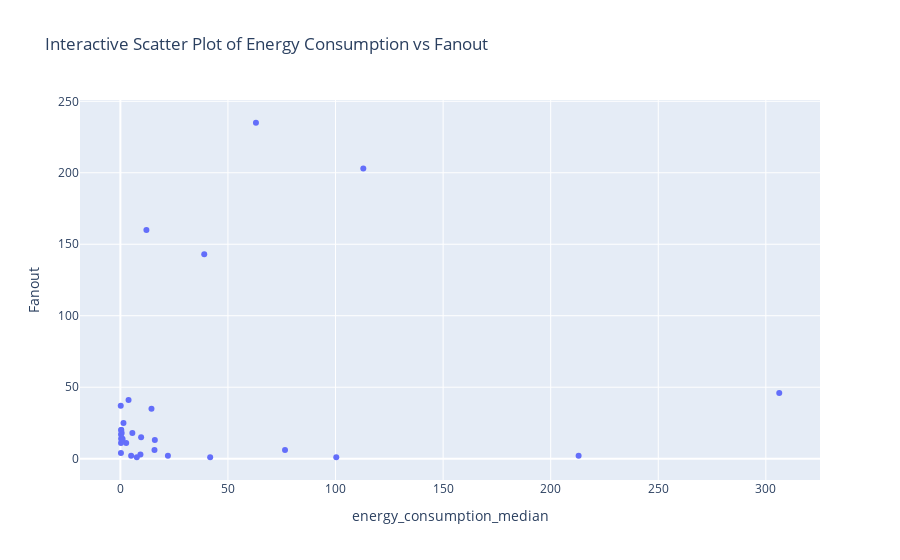

This figure's notebook cell:
### Markdown cell above
### Fanout analysis

### Code cell
import importlib
import utils2
importlib.reload(utils2)
from utils2 import *

all_project_means = mean_dict(data_spoon)
df = create_dataframe_metric_energy(data_spoon, "spoon")
scatter_plot(df)

### Figure 1 — Plotly figure (JSON) as saved in the notebook; plotly's stock layout.template omitted (floating-point values rounded to 4 significant figures)
{"data": [{"customdata": [["init/3[java.lang.String,java.lang.String[],java.util.regex.Pattern]"], ["getOrCreate/1[java.lang.String]"], ["iterator/1[T]"], ["getNextToken/1[java.lang.String]"], ["getNextToken/1[java.lang.String]"], ["fromName/1[java.lang.String]"], ["toString/0"], ["addArgument/2[java.lang.String,java.lang.String]"], ["addArgument/2[java.lang.String,java.lang.String]"], ["CtNamedPathElement/2[java.lang.String,boolean]"], ["addFirst/1[spoon.reflect.path.impl.CtPathElement]"], ["addLast/1[spoon.reflect.path.impl.CtPathElement]"], ["getFromSet/2[java.util.Collection<?>,java.lang.String]"], ["toString/0"], ["scan/1[java.util.Collection<? extends spoon.reflect.declaration.CtElement>]"], ["visitCtField/1[spoon.reflect.declaration.CtField<T>]"], ["load/1[java.io.InputStream]"], ["save/2[spoon.support.Factory,java.io.OutputStream]"], ["getPath/0"], ["compile/1[spoon.support.compiler.jdt.InputType[]]"], ["compile/1[spoon.support.compiler.jdt.InputType[]]"], ["compile/1[spoon.support.compiler.jdt.InputType[]]"], ["compile/1[spoon.support.compiler.jdt.InputType[]]"], ["buildUnits/1[spoon.support.compiler.jdt.CompilationUnit[]]"], ["getRoleInParent/0"], ["getPackage/0"], ["testCtInheritanceScanner/2[java.lang.Class<?>,T]"], ["createImport/2[java.lang.String,java.lang.Boolean]"], ["setupImports/1[java.util.List<spoon.support.compiler.jdt.ImportReference>]"], ["setupMockFactories/0"], ["tryDelete/1[int]"]], "hovertemplate": "energy_consumption_median=%{x}<br>Fanout=%{y}<br>identifier=%{customdata[0]}<extra></extra>", "legendgroup": "", "marker": {"color": "#636efa", "symbol": "circle"}, "mode": "markers", "name": "", "orientation": "v", "showlegend": false, "type": "scatter", "x": [5.566, 5.009, 0.6056, 2.707, 0.9911, 16.02, 0.2616, 0.3353, 0.3961, 0.9148, 0.3634, 0.2956, 9.641, 9.328, 0.2989, 14.45, 7.628, 100.3, 3.796, 38.97, 12.1, 112.9, 63.01, 306.2, 1.44, 0.1742, 22.1, 15.85, 76.52, 41.73, 213.0], "xaxis": "x", "y": [18, 2, 18, 11, 14, 13, 4, 14, 20, 13, 20, 11, 15, 3, 17, 35, 1, 1, 41, 143, 160, 203, 235, 46, 25, 37, 2, 6, 6, 1, 2], "yaxis": "y"}], "layout": {"legend": {"tracegroupgap": 0}, "title": {"text": "Interactive Scatter Plot of Energy Consumption vs Fanout"}, "xaxis": {"anchor": "y", "domain": [0, 1], "title": {"text": "energy_consumption_median"}}, "yaxis": {"anchor": "x", "domain": [0, 1], "title": {"text": "Fanout"}}}}
